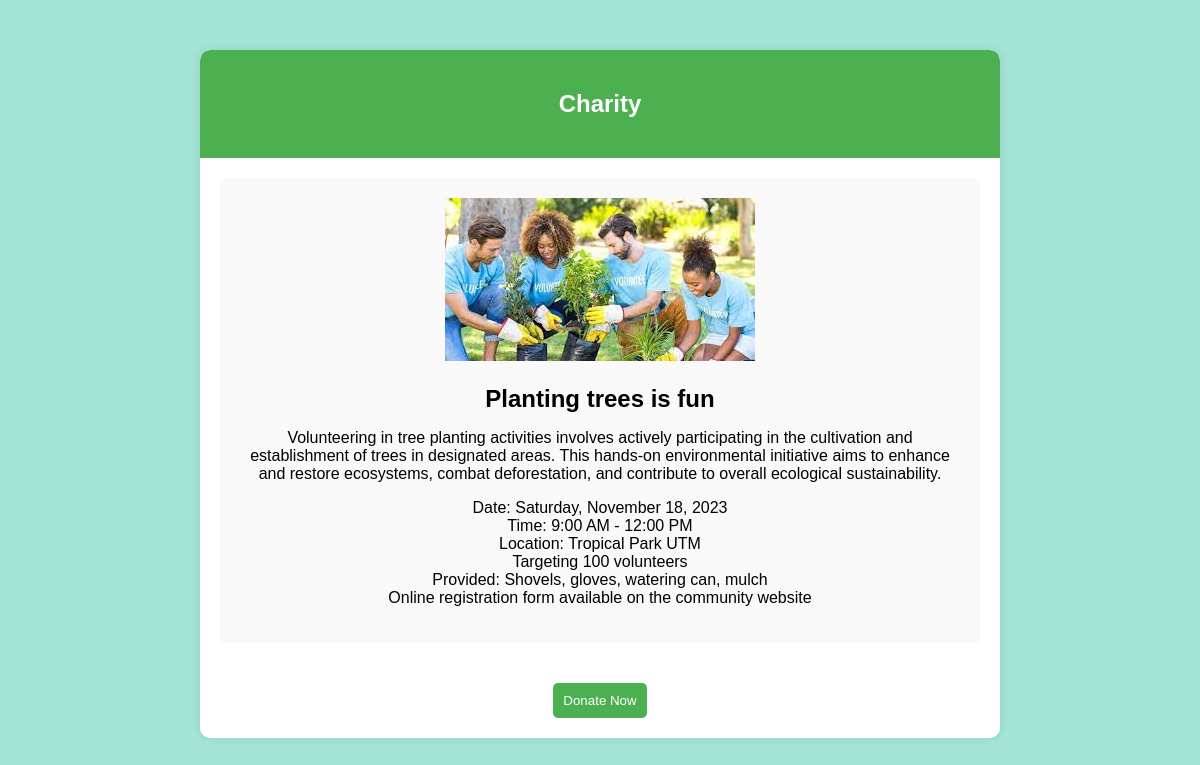
Page /event_details.php?id=1 on the committed database.
### tables this page shows
CREATE TABLE `events_2` (
  `id` int(11) NOT NULL,
  `image` varchar(255) NOT NULL,
  `title` varchar(255) NOT NULL,
  `description` text NOT NULL,
  `details` text NOT NULL,
  `category` varchar(100) NOT NULL,
  `meta_description` varchar(255) NOT NULL,
  `meta_keywords` varchar(255) NOT NULL
);

### event_details.php (the view, shortened to what this page needs)
<?php
$servername = "localhost";
$username = "DevGenius";
$password = "UTMUnity67";
$dbname = "devgenius";
$conn = new mysqli($servername, $username, $password, $dbname);
if(isset($_GET['id'])) {
    $id = $_GET['id'];
    $sql = "SELECT * FROM events_2 WHERE id = $id";
    $result = $conn->query($sql);
    if ($result->num_rows > 0) {
        $row = $result->fetch_assoc();
    echo '<!DOCTYPE html>';
    echo '<html lang="en">';
    echo '<head>';
        echo '</head>';
        echo '<body>';
        echo '<div class="container">';
        echo '<header>';
        echo '<h2>Charity</h2>';
        echo '</header>';
        echo '<div class="event-details">';
        echo '<img src="events/' . $row['image'] . '" alt="' . $row['title'] . '">';
        echo '<h2 class="event-name">' . $row['title'] . '</h2>';
        echo '<p>' . $row['description'] . '</p>';
        echo '<p>' . $row['details'] . '</p>';
        echo '</div>';
        echo '<button class="donate-button" onclick="redirectToDonation(\'' . $row['title'] . '\')">Donate Now</button>';
        echo '</div>';
        echo '</body>';
        echo '</html>';
    } else {
        echo '<p>Event not found.</p>';
    }
} else {
    echo '<p>Invalid request.</p>';
}
?>

### rows in the picture
events_2: image (picture), title "Planting trees is fun", description "Volunteering in tree planting activities involves actively participating in the cultivation and establishment of trees in designated areas. This hands-on environmental initiative aims to enhance and restore ecosystems, combat deforestation, and contribute to overall ecological sustainability.", details "Date: Saturday, November 18, 2023 Time: 9:00 AM - 12:00 PM Location: Tropical Park UTM Targeting 100 volunteers Provided: Shovels, gloves, watering can, mulch Online registration form available on the community website"
